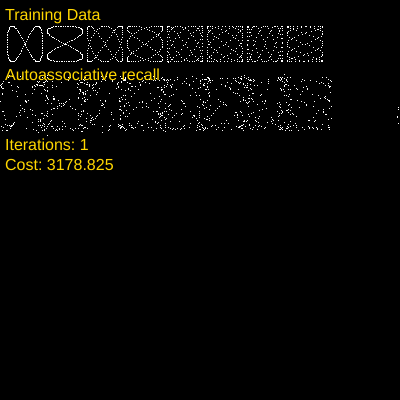
Frame 1 (no input)
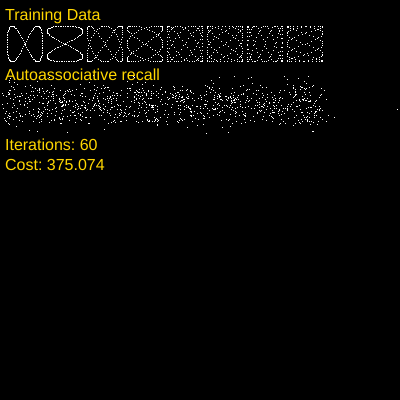
Frame 60 (no input)
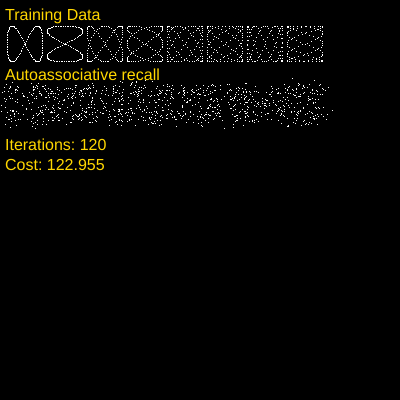
Frame 120 (the mouse pressed at the canvas centre since frame 60)

The p5.js sketch that drew these frames (run headless with seeded random() and noise() and a simulated clock; from frame 60 on, the mouse is pressed at the canvas centre):

// p5.js sketch
// ── sketch.js
// Fixed filter bank neural network. 
// Sean O'Connor
class FFBNet {
  // vecLen must be 2,4,8,16,32.....
  constructor(vecLen, depth, hash) {
    this.vecLen = vecLen;
    this.depth = depth;
    this.hash = hash;
    this.params = new Float32Array(2 * vecLen * depth);
    for (let i = 0; i < this.params.length; i++) {
      this.params[i] = 0.5;
    }
  }

  recall(result, input) {
    adjustVec(result, input, 1); // const. vector length.
    signFlipVec(result, this.hash); // frequency scramble
    let paIdx = 0; // parameter index
    for (let i = 0; i < this.depth; i++) {
      whtScVec(result, 2.0); // WHT scale *2 for switching losses.
      for (let j = 0; j < this.vecLen; j++) {
        const signBit = result[j] < 0 ? 0 : 1;
        result[j] *= this.params[paIdx + signBit];
        paIdx += 2;
      }
    }
    whtScVec(result, 1.0);
  }
}

// Fast Walsh Hadamard Transform provide your own scaling
function whtScVec(vec, sc) {
  let n = vec.length;
  let hs = 1;
  while (hs < n) {
    let i = 0;
    while (i < n) {
      const j = i + hs;
      while (i < j) {
        var a = vec[i];
        var b = vec[i + hs];
        vec[i] = a + b;
        vec[i + hs] = a - b;
        i += 1;
      }
      i += hs;
    }
    hs += hs;
  }
  scaleVec(vec, vec, sc / sqrt(n));
}

// pseudorandom sign flip of vector elements based on hash 
function signFlipVec(vec, hash) {
  for (let i = 0, n = vec.length; i < n; i++) {
    hash += 0x3C6EF35F;
    hash *= 0x19660D;
    hash &= 0xffffffff;
    if (((hash * 0x9E3779B9) & 0x80000000) === 0) {
      vec[i] = -vec[i];
    }
  }
}

/* // Fast random projection
function rpVec(vec, hash) {
  signFlipVec(vec, hash);
  whtVec(vec);
} */

function scaleVec(rVec, xVec, sc) {
  for (let i = 0, n = rVec.length; i < n; i++) {
    rVec[i] = xVec[i] * sc;
  }
}

function sumSqVec(vec) {
  let sum = 0.0;
  for (let i = 0, n = vec.length; i < n; i++) {
    sum += vec[i] * vec[i];
  }
  return sum;
}

// Adjust variance/sphere radius
function adjustVec(rVec, xVec, scale) {
  let MIN_SQ = 1e-20;
  let adj = scale / sqrt((sumSqVec(xVec) / xVec.length) + MIN_SQ);
  scaleVec(rVec, xVec, adj);
}

// Sum of squared difference cost
function costL2(vec, tar) {
  var cost = 0;
  for (var i = 0; i < vec.length; i++) {
    var e = vec[i] - tar[i];
    cost += e * e;
  }
  return cost;
}

class Mutator {
  constructor(size, precision) {
    this.previous = new Float32Array(size);
    this.pIdx = new Int32Array(size);
    this.precision = precision;
  }
  mutate(vec) {
    for (let i = 0; i < this.previous.length; i++) {
      let rpos = int(random(vec.length));
      let v = vec[rpos];
      this.pIdx[i] = rpos;
      this.previous[i] = v;
      let m = 2 * exp(random(-this.precision, 0));
      if (random() < 0.5) m = -m;
      let vm = v + m;
      if (vm >= 1) vm = v;
      if (vm <= -1) vm = v;
      vec[rpos] = vm;
    }
  }
  undo(vec) {
    for (let i = this.previous.length - 1; i >= 0; i--) {
      vec[this.pIdx[i]] = this.previous[i];
    }
  }
}

// Test with Lissajous curves
let c1;
let ex = [];
let work = new Float32Array(256);
let parentCost = Number.POSITIVE_INFINITY;
let parentNet = new FFBNet(256, 5, 123456);
let mut = new Mutator(10, 25);

function setup() {
  createCanvas(400, 400);
  c1 = color('gold');
  for (let i = 0; i < 8; i++) {
    ex[i] = new Float32Array(256);
  }
  for (let i = 0; i < 127; i++) { // Training data
    let t = i * 2 * PI / 127;
    ex[0][2 * i] = sin(t);
    ex[0][2 * i + 1] = sin(2 * t);
    ex[1][2 * i] = sin(2 * t);
    ex[1][2 * i + 1] = sin(t);
    ex[2][2 * i] = sin(2 * t);
    ex[2][2 * i + 1] = sin(3 * t);
    ex[3][2 * i] = sin(3 * t);
    ex[3][2 * i + 1] = sin(2 * t);
    ex[4][2 * i] = sin(3 * t);
    ex[4][2 * i + 1] = sin(4 * t);
    ex[5][2 * i] = sin(4 * t);
    ex[5][2 * i + 1] = sin(3 * t);
    ex[6][2 * i] = sin(2 * t);
    ex[6][2 * i + 1] = sin(5 * t);
    ex[7][2 * i] = sin(5 * t);
    ex[7][2 * i + 1] = sin(2 * t);
  }
  textSize(16);
}

function draw() {
  background(0);
  loadPixels();
  for (let i = 0; i < 100; i++) {
    mut.mutate(parentNet.params);
    let cost = 0;
    for (let j = 0; j < 8; j++) {
      parentNet.recall(work, ex[j]);
      cost += costL2(work, ex[j]); // autoassociate
    }
    if (cost < parentCost) {
      parentCost = cost;
    } else {
      mut.undo(parentNet.params);
    }
  }
  fill(c1);
  for (let i = 0; i < 8; i++) {
    for (let j = 0; j < 255; j += 2) {
      set(25 + i * 40 + 18 * ex[i][j], 44 + 18 * ex[i][j + 1]);
    }
  }
  for (let i = 0; i < 8; i++) {
    parentNet.recall(work, ex[i]);
    for (let j = 0; j < 255; j += 2) {
      set(25 + i * 40 + 18 * work[j], 104 + 18 * work[j + 1]);
    }
  }
  updatePixels();
  text("Training Data", 5, 20);
  text("Autoassociative recall", 5, 80);
  text('Iterations: ' + frameCount, 5, 150);
  text('Cost: ' + parentCost.toFixed(3), 5, 170);
}
